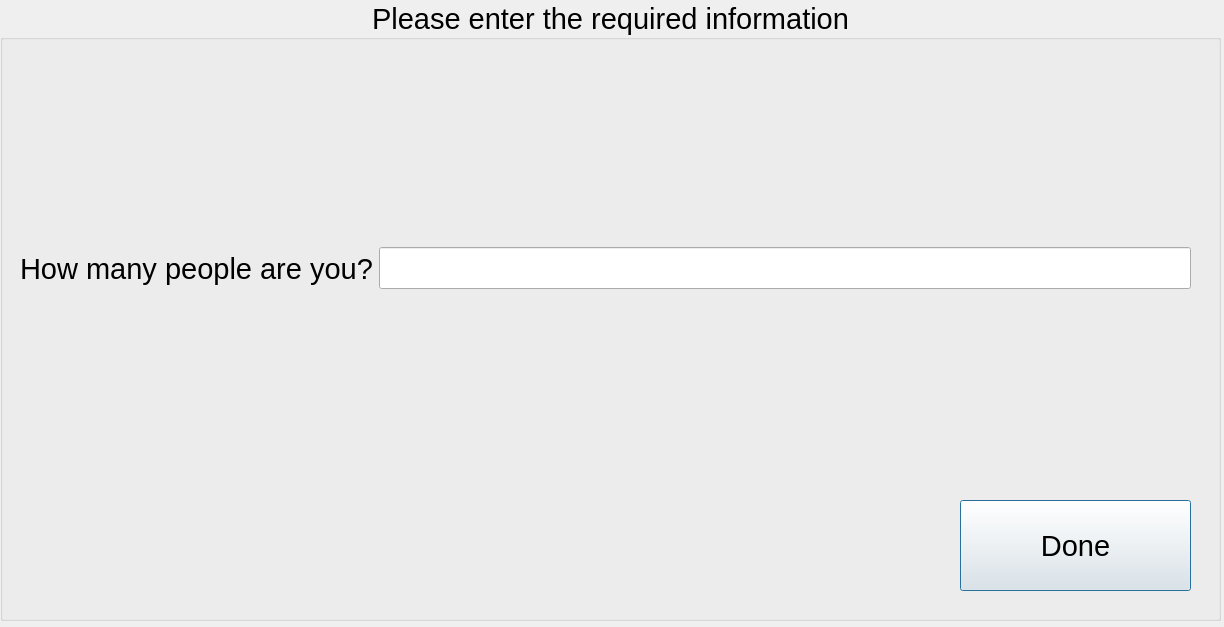
<?xml version="1.0" encoding="UTF-8"?>
<ui version="4.0">
 <class>H_NoOfPeople</class>
 <widget class="QDialog" name="H_NoOfPeople">
  <property name="geometry">
   <rect>
    <x>0</x>
    <y>0</y>
    <width>1224</width>
    <height>627</height>
   </rect>
  </property>
  <property name="windowTitle">
   <string>Dialog</string>
  </property>
  <widget class="QGroupBox" name="groupBox">
   <property name="geometry">
    <rect>
     <x>0</x>
     <y>0</y>
     <width>1221</width>
     <height>621</height>
    </rect>
   </property>
   <property name="font">
    <font>
     <pointsize>22</pointsize>
    </font>
   </property>
   <property name="title">
    <string>Please enter the required information</string>
   </property>
   <property name="alignment">
    <set>Qt::AlignCenter</set>
   </property>
   <widget class="QPushButton" name="Done">
    <property name="geometry">
     <rect>
      <x>960</x>
      <y>500</y>
      <width>231</width>
      <height>91</height>
     </rect>
    </property>
    <property name="text">
     <string>Done</string>
    </property>
   </widget>
   <widget class="QWidget" name="">
    <property name="geometry">
     <rect>
      <x>20</x>
      <y>240</y>
      <width>1171</width>
      <height>57</height>
     </rect>
    </property>
    <layout class="QHBoxLayout" name="horizontalLayout">
     <item>
      <widget class="QLabel" name="label">
       <property name="text">
        <string>How many people are you?</string>
       </property>
      </widget>
     </item>
     <item>
      <widget class="QLineEdit" name="NoPeople"/>
     </item>
    </layout>
   </widget>
  </widget>
 </widget>
 <resources/>
 <connections/>
</ui>
